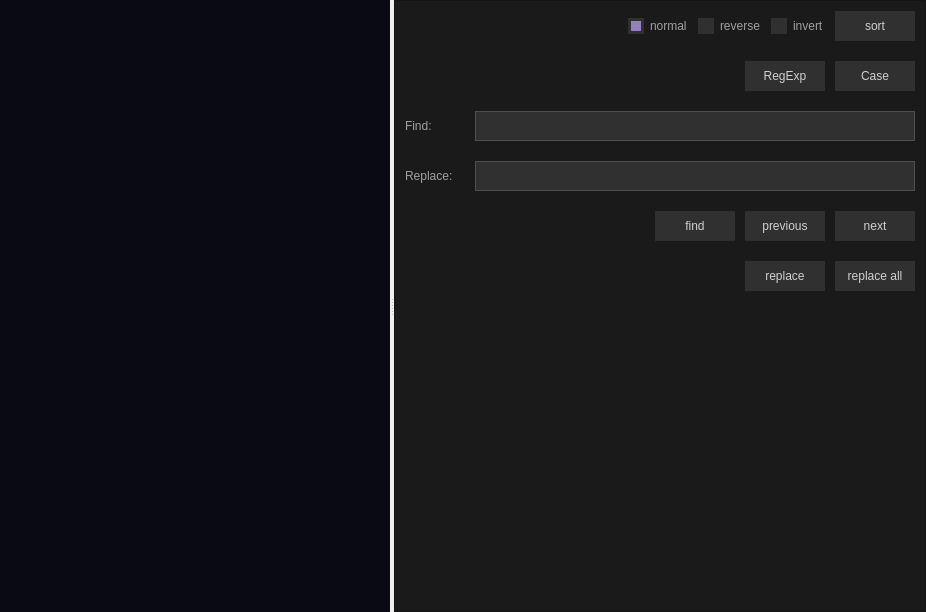
<?xml version="1.0" encoding="UTF-8"?>
<ui version="4.0">
 <class>TextEditorUi</class>
 <widget class="QWidget" name="TextEditorUi">
  <property name="geometry">
   <rect>
    <x>0</x>
    <y>0</y>
    <width>926</width>
    <height>612</height>
   </rect>
  </property>
  <property name="windowTitle">
   <string>Form</string>
  </property>
  <layout class="QVBoxLayout" name="verticalLayout">
   <property name="spacing">
    <number>0</number>
   </property>
   <property name="leftMargin">
    <number>0</number>
   </property>
   <property name="topMargin">
    <number>0</number>
   </property>
   <property name="rightMargin">
    <number>0</number>
   </property>
   <property name="bottomMargin">
    <number>0</number>
   </property>
   <item>
    <widget class="QSplitter" name="splitter">
     <property name="orientation">
      <enum>Qt::Horizontal</enum>
     </property>
     <widget class="TextEditor" name="editor">
      <property name="styleSheet">
       <string notr="true">QWidget {  background: none; }
QAbstractScrollArea:focus {border: none; outline: none;}

QAbstractScrollArea {
font: 12pt &quot;Liberation Mono&quot;;
background-color: #0a0a14;
color: #d0d0d0;
selection-background-color:  #4c3a99;
selection-color:  #77d977;
}

/*VERTIKAL*/

QScrollBar:vertical {
border: none;
background: #2d2d44;
width: 10px;
margin: 0;
border-radius: 5px;
}


QScrollBar::handle:vertical {	
background-color: #625282;
min-height: 30px;
border-radius: 5px;
}
QScrollBar::handle:vertical:hover{	
background-color: #76649c;
}
QScrollBar::handle:vertical:pressed {	
background-color: #5f498c;
}

QScrollBar::sub-line:vertical {
border: none;
height: 0px;
}

QScrollBar::add-line:vertical {
border: none;
height: 0px;
}

QScrollBar::up-arrow:vertical, QScrollBar::down-arrow:vertical {
background: none;
}

QScrollBar::add-page:vertical, QScrollBar::sub-page:vertical {
background: none;
}

/*HORIZONTAL*/

QScrollBar:horizontal {
border: none;
background: #2d2d44;
height: 10px;
margin: 0;
border-radius: 5px;
 }


QScrollBar::handle:horizontal {	
background-color: #625282;
min-width: 30px;
border-radius: 5px;
}

QScrollBar::handle:horizontal:hover{	
background-color: #76649c;
}

QScrollBar::handle:horizontal:pressed {	
background-color: #5f498c;
}

QScrollBar::sub-line:horizontal {
border: none;
height: 0px;
}

QScrollBar::add-line:horizontal {
border: none;
height: 0px;
}

QScrollBar::up-arrow:horizontal, QScrollBar::down-arrow:horizontal {
background: none;
}
QScrollBar::add-page:horizontal, QScrollBar::sub-page:horizontal {
background: none;
}</string>
      </property>
      <property name="frameShape">
       <enum>QFrame::NoFrame</enum>
      </property>
      <property name="lineWrapMode">
       <enum>QPlainTextEdit::NoWrap</enum>
      </property>
      <property name="plainText">
       <string/>
      </property>
      <property name="tabStopDistance">
       <double>40.000000000000000</double>
      </property>
     </widget>
     <widget class="QFrame" name="frame_controls">
      <property name="styleSheet">
       <string notr="true">QFrame {background-color: #1a1a1a;}</string>
      </property>
      <property name="frameShape">
       <enum>QFrame::StyledPanel</enum>
      </property>
      <property name="frameShadow">
       <enum>QFrame::Raised</enum>
      </property>
      <layout class="QVBoxLayout" name="verticalLayout_2">
       <property name="spacing">
        <number>20</number>
       </property>
       <property name="leftMargin">
        <number>10</number>
       </property>
       <property name="topMargin">
        <number>10</number>
       </property>
       <property name="rightMargin">
        <number>10</number>
       </property>
       <property name="bottomMargin">
        <number>10</number>
       </property>
       <item>
        <widget class="QFrame" name="frame_sort">
         <property name="frameShape">
          <enum>QFrame::NoFrame</enum>
         </property>
         <property name="frameShadow">
          <enum>QFrame::Raised</enum>
         </property>
         <layout class="QHBoxLayout" name="horizontalLayout">
          <property name="spacing">
           <number>10</number>
          </property>
          <property name="leftMargin">
           <number>0</number>
          </property>
          <property name="topMargin">
           <number>0</number>
          </property>
          <property name="rightMargin">
           <number>0</number>
          </property>
          <property name="bottomMargin">
           <number>0</number>
          </property>
          <item>
           <spacer name="horizontalSpacer">
            <property name="orientation">
             <enum>Qt::Horizontal</enum>
            </property>
            <property name="sizeHint" stdset="0">
             <size>
              <width>40</width>
              <height>20</height>
             </size>
            </property>
           </spacer>
          </item>
          <item>
           <widget class="QRadioButton" name="rbtn_normal">
            <property name="styleSheet">
             <string notr="true">QRadioButton {
color: #a0a0a0;
background-color: none;
}

QRadioButton::indicator::unchecked{ 
border: 3px solid #303030;
background-color: #303030;
width: 10px; 
height: 10px; 
margin-left: 0px;}

QRadioButton::indicator::checked { 
border: 3px solid #303030; 
background-color: #9580bf; 
width: 10px; 
height: 10px; 
margin-left: 0px;
}</string>
            </property>
            <property name="text">
             <string>normal</string>
            </property>
            <property name="checked">
             <bool>true</bool>
            </property>
            <attribute name="buttonGroup">
             <string notr="true">btnGroup_sort</string>
            </attribute>
           </widget>
          </item>
          <item>
           <widget class="QRadioButton" name="rbtn_reverse">
            <property name="styleSheet">
             <string notr="true">QRadioButton {
color: #a0a0a0;
background-color: none;
}

QRadioButton::indicator::unchecked{ 
border: 3px solid #303030;
background-color: #303030;
width: 10px; 
height: 10px; 
margin-left: 0px;}

QRadioButton::indicator::checked { 
border: 3px solid #303030; 
background-color: #9580bf; 
width: 10px; 
height: 10px; 
margin-left: 0px;
}</string>
            </property>
            <property name="text">
             <string>reverse</string>
            </property>
            <attribute name="buttonGroup">
             <string notr="true">btnGroup_sort</string>
            </attribute>
           </widget>
          </item>
          <item>
           <widget class="QRadioButton" name="rbtn_reverse_2">
            <property name="styleSheet">
             <string notr="true">QRadioButton {
color: #a0a0a0;
background-color: none;
}

QRadioButton::indicator::unchecked{ 
border: 3px solid #303030;
background-color: #303030;
width: 10px; 
height: 10px; 
margin-left: 0px;}

QRadioButton::indicator::checked { 
border: 3px solid #303030; 
background-color: #9580bf; 
width: 10px; 
height: 10px; 
margin-left: 0px;
}</string>
            </property>
            <property name="text">
             <string>invert</string>
            </property>
            <attribute name="buttonGroup">
             <string notr="true">btnGroup_sort</string>
            </attribute>
           </widget>
          </item>
          <item>
           <widget class="QPushButton" name="btn_sort">
            <property name="minimumSize">
             <size>
              <width>80</width>
              <height>30</height>
             </size>
            </property>
            <property name="maximumSize">
             <size>
              <width>80</width>
              <height>30</height>
             </size>
            </property>
            <property name="styleSheet">
             <string notr="true">QPushButton{
border: none;
background-color: #303030;
color: #d0d0d0;
}
QPushButton:hover{
border: none;
background-color: #393939;
color: #e0e0e0;
}
QPushButton:checked{
border: none;
background-color: #9580bf;
color: #303030;
}

QPushButton:checked:hover{
border: none;
background-color: #b19cdb;
color: #303030;
}

QPushButton:pressed{
border: none;
background-color: #9580bf;
color: #303030;
}

QPushButton:disabled{
border: none;
background-color: #303030;
color: #505050;
}
</string>
            </property>
            <property name="text">
             <string>sort</string>
            </property>
           </widget>
          </item>
         </layout>
        </widget>
       </item>
       <item>
        <widget class="QFrame" name="frame_options">
         <property name="frameShape">
          <enum>QFrame::NoFrame</enum>
         </property>
         <property name="frameShadow">
          <enum>QFrame::Raised</enum>
         </property>
         <layout class="QHBoxLayout" name="horizontalLayout_2">
          <property name="spacing">
           <number>10</number>
          </property>
          <property name="leftMargin">
           <number>0</number>
          </property>
          <property name="topMargin">
           <number>0</number>
          </property>
          <property name="rightMargin">
           <number>0</number>
          </property>
          <property name="bottomMargin">
           <number>0</number>
          </property>
          <item>
           <spacer name="horizontalSpacer_2">
            <property name="orientation">
             <enum>Qt::Horizontal</enum>
            </property>
            <property name="sizeHint" stdset="0">
             <size>
              <width>40</width>
              <height>20</height>
             </size>
            </property>
           </spacer>
          </item>
          <item>
           <widget class="QPushButton" name="btn_regexp">
            <property name="minimumSize">
             <size>
              <width>80</width>
              <height>30</height>
             </size>
            </property>
            <property name="maximumSize">
             <size>
              <width>80</width>
              <height>30</height>
             </size>
            </property>
            <property name="styleSheet">
             <string notr="true">QPushButton{
border: none;
background-color: #303030;
color: #d0d0d0;
}
QPushButton:hover{
border: none;
background-color: #393939;
color: #e0e0e0;
}
QPushButton:checked{
border: none;
background-color: #9580bf;
color: #303030;
}

QPushButton:checked:hover{
border: none;
background-color: #b19cdb;
color: #303030;
}

QPushButton:pressed{
border: none;
background-color: #9580bf;
color: #303030;
}

QPushButton:disabled{
border: none;
background-color: #303030;
color: #505050;
}
</string>
            </property>
            <property name="text">
             <string>RegExp</string>
            </property>
            <property name="checkable">
             <bool>true</bool>
            </property>
           </widget>
          </item>
          <item>
           <widget class="QPushButton" name="btn_case">
            <property name="minimumSize">
             <size>
              <width>80</width>
              <height>30</height>
             </size>
            </property>
            <property name="maximumSize">
             <size>
              <width>80</width>
              <height>30</height>
             </size>
            </property>
            <property name="styleSheet">
             <string notr="true">QPushButton{
border: none;
background-color: #303030;
color: #d0d0d0;
}
QPushButton:hover{
border: none;
background-color: #393939;
color: #e0e0e0;
}
QPushButton:checked{
border: none;
background-color: #9580bf;
color: #303030;
}

QPushButton:checked:hover{
border: none;
background-color: #b19cdb;
color: #303030;
}

QPushButton:pressed{
border: none;
background-color: #9580bf;
color: #303030;
}

QPushButton:disabled{
border: none;
background-color: #303030;
color: #505050;
}
</string>
            </property>
            <property name="text">
             <string>Case</string>
            </property>
            <property name="checkable">
             <bool>true</bool>
            </property>
           </widget>
          </item>
         </layout>
        </widget>
       </item>
       <item>
        <widget class="QFrame" name="frame_find">
         <property name="frameShape">
          <enum>QFrame::NoFrame</enum>
         </property>
         <property name="frameShadow">
          <enum>QFrame::Raised</enum>
         </property>
         <layout class="QHBoxLayout" name="horizontalLayout_3">
          <property name="spacing">
           <number>10</number>
          </property>
          <property name="leftMargin">
           <number>0</number>
          </property>
          <property name="topMargin">
           <number>0</number>
          </property>
          <property name="rightMargin">
           <number>0</number>
          </property>
          <property name="bottomMargin">
           <number>0</number>
          </property>
          <item>
           <widget class="QLabel" name="label">
            <property name="minimumSize">
             <size>
              <width>60</width>
              <height>0</height>
             </size>
            </property>
            <property name="maximumSize">
             <size>
              <width>60</width>
              <height>16777215</height>
             </size>
            </property>
            <property name="styleSheet">
             <string notr="true">QLabel {color: #a0a0a0;}</string>
            </property>
            <property name="text">
             <string>Find:</string>
            </property>
           </widget>
          </item>
          <item>
           <widget class="QLineEdit" name="le_find">
            <property name="minimumSize">
             <size>
              <width>0</width>
              <height>30</height>
             </size>
            </property>
            <property name="maximumSize">
             <size>
              <width>16777215</width>
              <height>30</height>
             </size>
            </property>
            <property name="styleSheet">
             <string notr="true">QLineEdit {
font: 12pt &quot;Liberation Mono&quot;;
border: 1px solid #4f4f4f;
background-color: #303030;
font-size:  12pt;
color: #d0d0d0;
text-align: left;
}</string>
            </property>
           </widget>
          </item>
         </layout>
        </widget>
       </item>
       <item>
        <widget class="QFrame" name="frame_replace">
         <property name="frameShape">
          <enum>QFrame::NoFrame</enum>
         </property>
         <property name="frameShadow">
          <enum>QFrame::Raised</enum>
         </property>
         <layout class="QHBoxLayout" name="horizontalLayout_4">
          <property name="spacing">
           <number>10</number>
          </property>
          <property name="leftMargin">
           <number>0</number>
          </property>
          <property name="topMargin">
           <number>0</number>
          </property>
          <property name="rightMargin">
           <number>0</number>
          </property>
          <property name="bottomMargin">
           <number>0</number>
          </property>
          <item>
           <widget class="QLabel" name="label_2">
            <property name="minimumSize">
             <size>
              <width>60</width>
              <height>0</height>
             </size>
            </property>
            <property name="maximumSize">
             <size>
              <width>60</width>
              <height>16777215</height>
             </size>
            </property>
            <property name="styleSheet">
             <string notr="true">QLabel {color: #a0a0a0;}</string>
            </property>
            <property name="text">
             <string>Replace:</string>
            </property>
           </widget>
          </item>
          <item>
           <widget class="QLineEdit" name="le_replace">
            <property name="minimumSize">
             <size>
              <width>0</width>
              <height>30</height>
             </size>
            </property>
            <property name="maximumSize">
             <size>
              <width>16777215</width>
              <height>30</height>
             </size>
            </property>
            <property name="styleSheet">
             <string notr="true">QLineEdit {
font: 12pt &quot;Liberation Mono&quot;;
border: 1px solid #4f4f4f;
background-color: #303030;
font-size:  12pt;
color: #d0d0d0;
text-align: left;
}</string>
            </property>
           </widget>
          </item>
         </layout>
        </widget>
       </item>
       <item>
        <widget class="QFrame" name="frame_find_ctrl">
         <property name="frameShape">
          <enum>QFrame::NoFrame</enum>
         </property>
         <property name="frameShadow">
          <enum>QFrame::Raised</enum>
         </property>
         <layout class="QHBoxLayout" name="horizontalLayout_5">
          <property name="spacing">
           <number>10</number>
          </property>
          <property name="leftMargin">
           <number>0</number>
          </property>
          <property name="topMargin">
           <number>0</number>
          </property>
          <property name="rightMargin">
           <number>0</number>
          </property>
          <property name="bottomMargin">
           <number>0</number>
          </property>
          <item>
           <spacer name="horizontalSpacer_3">
            <property name="orientation">
             <enum>Qt::Horizontal</enum>
            </property>
            <property name="sizeHint" stdset="0">
             <size>
              <width>40</width>
              <height>20</height>
             </size>
            </property>
           </spacer>
          </item>
          <item>
           <widget class="QPushButton" name="btn_find">
            <property name="minimumSize">
             <size>
              <width>80</width>
              <height>30</height>
             </size>
            </property>
            <property name="maximumSize">
             <size>
              <width>80</width>
              <height>30</height>
             </size>
            </property>
            <property name="styleSheet">
             <string notr="true">QPushButton{
border: none;
background-color: #303030;
color: #d0d0d0;
}
QPushButton:hover{
border: none;
background-color: #393939;
color: #e0e0e0;
}
QPushButton:checked{
border: none;
background-color: #9580bf;
color: #303030;
}

QPushButton:checked:hover{
border: none;
background-color: #b19cdb;
color: #303030;
}

QPushButton:pressed{
border: none;
background-color: #9580bf;
color: #303030;
}

QPushButton:disabled{
border: none;
background-color: #303030;
color: #505050;
}
</string>
            </property>
            <property name="text">
             <string>find</string>
            </property>
           </widget>
          </item>
          <item>
           <widget class="QPushButton" name="btn_previous">
            <property name="minimumSize">
             <size>
              <width>80</width>
              <height>30</height>
             </size>
            </property>
            <property name="maximumSize">
             <size>
              <width>80</width>
              <height>30</height>
             </size>
            </property>
            <property name="styleSheet">
             <string notr="true">QPushButton{
border: none;
background-color: #303030;
color: #d0d0d0;
}
QPushButton:hover{
border: none;
background-color: #393939;
color: #e0e0e0;
}
QPushButton:checked{
border: none;
background-color: #9580bf;
color: #303030;
}

QPushButton:checked:hover{
border: none;
background-color: #b19cdb;
color: #303030;
}

QPushButton:pressed{
border: none;
background-color: #9580bf;
color: #303030;
}

QPushButton:disabled{
border: none;
background-color: #303030;
color: #505050;
}
</string>
            </property>
            <property name="text">
             <string>previous</string>
            </property>
           </widget>
          </item>
          <item>
           <widget class="QPushButton" name="btn_next">
            <property name="minimumSize">
             <size>
              <width>80</width>
              <height>30</height>
             </size>
            </property>
            <property name="maximumSize">
             <size>
              <width>80</width>
              <height>30</height>
             </size>
            </property>
            <property name="styleSheet">
             <string notr="true">QPushButton{
border: none;
background-color: #303030;
color: #d0d0d0;
}
QPushButton:hover{
border: none;
background-color: #393939;
color: #e0e0e0;
}
QPushButton:checked{
border: none;
background-color: #9580bf;
color: #303030;
}

QPushButton:checked:hover{
border: none;
background-color: #b19cdb;
color: #303030;
}

QPushButton:pressed{
border: none;
background-color: #9580bf;
color: #303030;
}

QPushButton:disabled{
border: none;
background-color: #303030;
color: #505050;
}
</string>
            </property>
            <property name="text">
             <string>next</string>
            </property>
           </widget>
          </item>
         </layout>
        </widget>
       </item>
       <item>
        <widget class="QFrame" name="frame_replace_ctrl">
         <property name="frameShape">
          <enum>QFrame::NoFrame</enum>
         </property>
         <property name="frameShadow">
          <enum>QFrame::Raised</enum>
         </property>
         <layout class="QHBoxLayout" name="horizontalLayout_6">
          <property name="spacing">
           <number>10</number>
          </property>
          <property name="leftMargin">
           <number>0</number>
          </property>
          <property name="topMargin">
           <number>0</number>
          </property>
          <property name="rightMargin">
           <number>0</number>
          </property>
          <property name="bottomMargin">
           <number>0</number>
          </property>
          <item>
           <spacer name="horizontalSpacer_4">
            <property name="orientation">
             <enum>Qt::Horizontal</enum>
            </property>
            <property name="sizeHint" stdset="0">
             <size>
              <width>40</width>
              <height>20</height>
             </size>
            </property>
           </spacer>
          </item>
          <item>
           <widget class="QPushButton" name="btn_replace">
            <property name="minimumSize">
             <size>
              <width>80</width>
              <height>30</height>
             </size>
            </property>
            <property name="maximumSize">
             <size>
              <width>80</width>
              <height>30</height>
             </size>
            </property>
            <property name="styleSheet">
             <string notr="true">QPushButton{
border: none;
background-color: #303030;
color: #d0d0d0;
}
QPushButton:hover{
border: none;
background-color: #393939;
color: #e0e0e0;
}
QPushButton:checked{
border: none;
background-color: #9580bf;
color: #303030;
}

QPushButton:checked:hover{
border: none;
background-color: #b19cdb;
color: #303030;
}

QPushButton:pressed{
border: none;
background-color: #9580bf;
color: #303030;
}

QPushButton:disabled{
border: none;
background-color: #303030;
color: #505050;
}
</string>
            </property>
            <property name="text">
             <string>replace</string>
            </property>
           </widget>
          </item>
          <item>
           <widget class="QPushButton" name="btn_replace_all">
            <property name="minimumSize">
             <size>
              <width>80</width>
              <height>30</height>
             </size>
            </property>
            <property name="maximumSize">
             <size>
              <width>80</width>
              <height>30</height>
             </size>
            </property>
            <property name="styleSheet">
             <string notr="true">QPushButton{
border: none;
background-color: #303030;
color: #d0d0d0;
}
QPushButton:hover{
border: none;
background-color: #393939;
color: #e0e0e0;
}
QPushButton:checked{
border: none;
background-color: #9580bf;
color: #303030;
}

QPushButton:checked:hover{
border: none;
background-color: #b19cdb;
color: #303030;
}

QPushButton:pressed{
border: none;
background-color: #9580bf;
color: #303030;
}

QPushButton:disabled{
border: none;
background-color: #303030;
color: #505050;
}
</string>
            </property>
            <property name="text">
             <string>replace all</string>
            </property>
           </widget>
          </item>
         </layout>
        </widget>
       </item>
       <item>
        <spacer name="verticalSpacer">
         <property name="orientation">
          <enum>Qt::Vertical</enum>
         </property>
         <property name="sizeHint" stdset="0">
          <size>
           <width>20</width>
           <height>287</height>
          </size>
         </property>
        </spacer>
       </item>
      </layout>
     </widget>
    </widget>
   </item>
  </layout>
 </widget>
 <customwidgets>
  <customwidget>
   <class>TextEditor</class>
   <extends>QPlainTextEdit</extends>
   <header>texteditor.h</header>
  </customwidget>
 </customwidgets>
 <resources/>
 <connections/>
 <buttongroups>
  <buttongroup name="btnGroup_sort"/>
 </buttongroups>
</ui>
